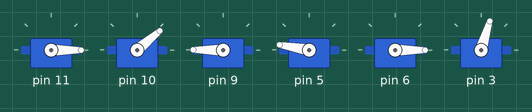
This sketch was run on a simulated Arduino Uno, built with avr-gcc and run on an emulated ATmega328P. Parts: 6 × servo.

Above: at 0.1 s.
At 6.16 s:
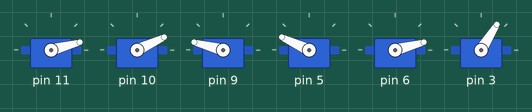
At 12.6 s:
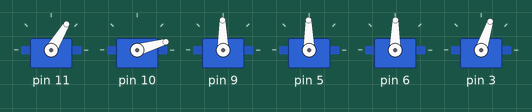
At 18.04 s:
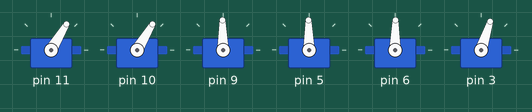
At 24.2 s:
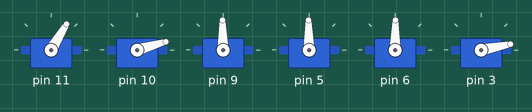
At 35.6 s:
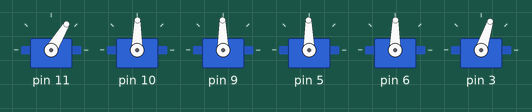
Timing chart, 0 to 37.1 s (numbered marks = the images above):
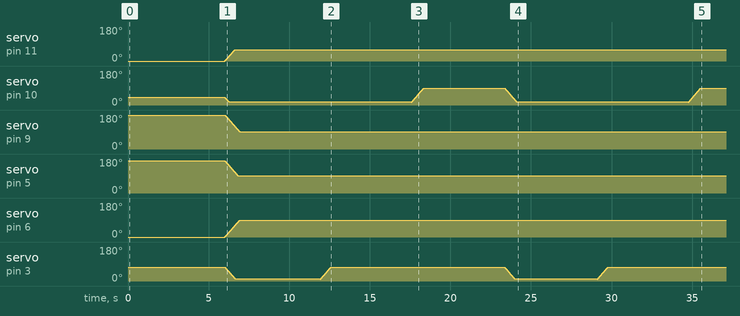

The sketch:

ThrowBall.ino
```cpp
/*
 * This sketch provides the Arduino with the capabilty to throw a ball.
 *
 * Created by Yeshitha Amarasekara
 */

#include <Braccio.h>
#include <Servo.h>

Servo base;
Servo shoulder;
Servo elbow;
Servo wrist_rot;
Servo wrist_ver;
Servo gripper;


void setup() {
  Braccio.begin();
}

void loop() {
  // put your main code here, to run repeatedly:
  /*
   * Step Delay: a milliseconds delay between the movement of each servo.  Allowed values from 10 to 30 msec.
   M1=base degrees. Allowed values from 0 to 180 degrees
   M2=shoulder degrees. Allowed values from 15 to 165 degrees
   M3=elbow degrees. Allowed values from 0 to 180 degrees
   M4=wrist vertical degrees. Allowed values from 0 to 180 degrees
   M5=wrist rotation degrees. Allowed values from 0 to 180 degrees
   M6=gripper degrees. Allowed values from 10 to 73 degrees. 10: the toungue is open, 73: the gripper is closed.
   */
  //Close at 70 and open at 10
  //Taking the ball
  Braccio.ServoMovement(0  ,60 ,15 ,90 ,90 ,90 ,10 );
  delay(5000);
  //Closing the hand
  Braccio.ServoMovement(0  ,60 ,15 ,90 ,90 ,90 ,73 );
  delay(5000);
  //Throw the ball
  Braccio.ServoMovement(0  ,60 ,90 ,90 ,90 ,90 ,73 );
  delay(5000);


}
```

Measured:
- by itself, servo on pin 11: moves from 0° to 59° over 0.60 s
- by itself, servo on pin 9: moves from 180° to 91° over 0.91 s
- by itself, servo on pin 5: moves from 170° to 91° over 0.81 s
- by itself, servo on pin 6: moves from 0° to 89° over 0.91 s
